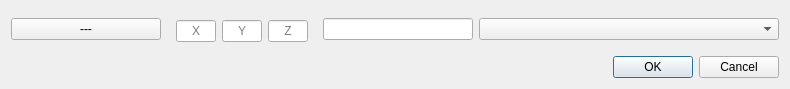
<?xml version="1.0" encoding="UTF-8"?>
<ui version="4.0">
 <class>MultiVariableDialogClass</class>
 <widget class="QDialog" name="MultiVariableDialogClass">
  <property name="geometry">
   <rect>
    <x>0</x>
    <y>0</y>
    <width>744</width>
    <height>103</height>
   </rect>
  </property>
  <property name="windowTitle">
   <string>MultiVariableDialog</string>
  </property>
  <layout class="QVBoxLayout" name="verticalLayout">
   <property name="sizeConstraint">
    <enum>QLayout::SizeConstraint::SetFixedSize</enum>
   </property>
   <item>
    <spacer name="verticalSpacer">
     <property name="orientation">
      <enum>Qt::Orientation::Vertical</enum>
     </property>
     <property name="sizeType">
      <enum>QSizePolicy::Policy::Fixed</enum>
     </property>
     <property name="sizeHint" stdset="0">
      <size>
       <width>20</width>
       <height>3</height>
      </size>
     </property>
    </spacer>
   </item>
   <item>
    <layout class="QHBoxLayout" name="horizontalLayout">
     <item>
      <widget class="QPushButton" name="customBoolean">
       <property name="sizePolicy">
        <sizepolicy hsizetype="Fixed" vsizetype="Fixed">
         <horstretch>0</horstretch>
         <verstretch>0</verstretch>
        </sizepolicy>
       </property>
       <property name="minimumSize">
        <size>
         <width>150</width>
         <height>0</height>
        </size>
       </property>
       <property name="maximumSize">
        <size>
         <width>150</width>
         <height>16777215</height>
        </size>
       </property>
       <property name="text">
        <string>---</string>
       </property>
      </widget>
     </item>
     <item>
      <spacer name="boolSpacer">
       <property name="orientation">
        <enum>Qt::Orientation::Horizontal</enum>
       </property>
       <property name="sizeType">
        <enum>QSizePolicy::Policy::Fixed</enum>
       </property>
       <property name="sizeHint" stdset="0">
        <size>
         <width>0</width>
         <height>20</height>
        </size>
       </property>
      </spacer>
     </item>
     <item>
      <widget class="QGroupBox" name="vectorEntryBox">
       <property name="sizePolicy">
        <sizepolicy hsizetype="Fixed" vsizetype="Preferred">
         <horstretch>0</horstretch>
         <verstretch>0</verstretch>
        </sizepolicy>
       </property>
       <property name="minimumSize">
        <size>
         <width>150</width>
         <height>0</height>
        </size>
       </property>
       <property name="maximumSize">
        <size>
         <width>150</width>
         <height>16777215</height>
        </size>
       </property>
       <property name="styleSheet">
        <string notr="true">#vectorEntryBox {padding: 0px; border: 0px; margin: 3px;}
#vectorEntryBox::title{padding-top: 0px; padding-bottom: 0px;}</string>
       </property>
       <property name="title">
        <string/>
       </property>
       <layout class="QHBoxLayout" name="horizontalLayout_2">
        <property name="spacing">
         <number>0</number>
        </property>
        <property name="sizeConstraint">
         <enum>QLayout::SizeConstraint::SetNoConstraint</enum>
        </property>
        <property name="leftMargin">
         <number>0</number>
        </property>
        <property name="topMargin">
         <number>0</number>
        </property>
        <property name="rightMargin">
         <number>0</number>
        </property>
        <property name="bottomMargin">
         <number>0</number>
        </property>
        <item>
         <widget class="QLineEdit" name="xVal">
          <property name="sizePolicy">
           <sizepolicy hsizetype="Fixed" vsizetype="Preferred">
            <horstretch>0</horstretch>
            <verstretch>0</verstretch>
           </sizepolicy>
          </property>
          <property name="minimumSize">
           <size>
            <width>40</width>
            <height>0</height>
           </size>
          </property>
          <property name="maximumSize">
           <size>
            <width>40</width>
            <height>16777215</height>
           </size>
          </property>
          <property name="alignment">
           <set>Qt::AlignmentFlag::AlignCenter</set>
          </property>
          <property name="placeholderText">
           <string>X</string>
          </property>
         </widget>
        </item>
        <item>
         <widget class="QLineEdit" name="yVal">
          <property name="sizePolicy">
           <sizepolicy hsizetype="Fixed" vsizetype="Preferred">
            <horstretch>0</horstretch>
            <verstretch>0</verstretch>
           </sizepolicy>
          </property>
          <property name="minimumSize">
           <size>
            <width>40</width>
            <height>0</height>
           </size>
          </property>
          <property name="maximumSize">
           <size>
            <width>40</width>
            <height>16777215</height>
           </size>
          </property>
          <property name="alignment">
           <set>Qt::AlignmentFlag::AlignCenter</set>
          </property>
          <property name="placeholderText">
           <string>Y</string>
          </property>
         </widget>
        </item>
        <item>
         <widget class="QLineEdit" name="zVal">
          <property name="sizePolicy">
           <sizepolicy hsizetype="Fixed" vsizetype="Preferred">
            <horstretch>0</horstretch>
            <verstretch>0</verstretch>
           </sizepolicy>
          </property>
          <property name="minimumSize">
           <size>
            <width>40</width>
            <height>0</height>
           </size>
          </property>
          <property name="maximumSize">
           <size>
            <width>40</width>
            <height>16777215</height>
           </size>
          </property>
          <property name="alignment">
           <set>Qt::AlignmentFlag::AlignCenter</set>
          </property>
          <property name="placeholderText">
           <string>Z</string>
          </property>
         </widget>
        </item>
       </layout>
      </widget>
     </item>
     <item>
      <widget class="QLineEdit" name="customEntry">
       <property name="sizePolicy">
        <sizepolicy hsizetype="Fixed" vsizetype="Fixed">
         <horstretch>0</horstretch>
         <verstretch>0</verstretch>
        </sizepolicy>
       </property>
       <property name="minimumSize">
        <size>
         <width>150</width>
         <height>0</height>
        </size>
       </property>
       <property name="maximumSize">
        <size>
         <width>150</width>
         <height>16777215</height>
        </size>
       </property>
      </widget>
     </item>
     <item>
      <widget class="QComboBox" name="MainComboBox">
       <property name="minimumSize">
        <size>
         <width>300</width>
         <height>0</height>
        </size>
       </property>
       <property name="maximumSize">
        <size>
         <width>300</width>
         <height>16777215</height>
        </size>
       </property>
       <property name="insertPolicy">
        <enum>QComboBox::InsertPolicy::InsertAlphabetically</enum>
       </property>
      </widget>
     </item>
    </layout>
   </item>
   <item>
    <spacer name="verticalSpacer_2">
     <property name="orientation">
      <enum>Qt::Orientation::Vertical</enum>
     </property>
     <property name="sizeType">
      <enum>QSizePolicy::Policy::Fixed</enum>
     </property>
     <property name="sizeHint" stdset="0">
      <size>
       <width>20</width>
       <height>5</height>
      </size>
     </property>
    </spacer>
   </item>
   <item>
    <widget class="QDialogButtonBox" name="buttonBox">
     <property name="sizePolicy">
      <sizepolicy hsizetype="Expanding" vsizetype="Fixed">
       <horstretch>0</horstretch>
       <verstretch>0</verstretch>
      </sizepolicy>
     </property>
     <property name="standardButtons">
      <set>QDialogButtonBox::StandardButton::Cancel|QDialogButtonBox::StandardButton::Ok</set>
     </property>
    </widget>
   </item>
  </layout>
 </widget>
 <layoutdefault spacing="6" margin="11"/>
 <resources/>
 <connections>
  <connection>
   <sender>buttonBox</sender>
   <signal>accepted()</signal>
   <receiver>MultiVariableDialogClass</receiver>
   <slot>accept()</slot>
   <hints>
    <hint type="sourcelabel">
     <x>299</x>
     <y>78</y>
    </hint>
    <hint type="destinationlabel">
     <x>299</x>
     <y>49</y>
    </hint>
   </hints>
  </connection>
  <connection>
   <sender>buttonBox</sender>
   <signal>rejected()</signal>
   <receiver>MultiVariableDialogClass</receiver>
   <slot>reject()</slot>
   <hints>
    <hint type="sourcelabel">
     <x>299</x>
     <y>78</y>
    </hint>
    <hint type="destinationlabel">
     <x>299</x>
     <y>49</y>
    </hint>
   </hints>
  </connection>
 </connections>
</ui>
